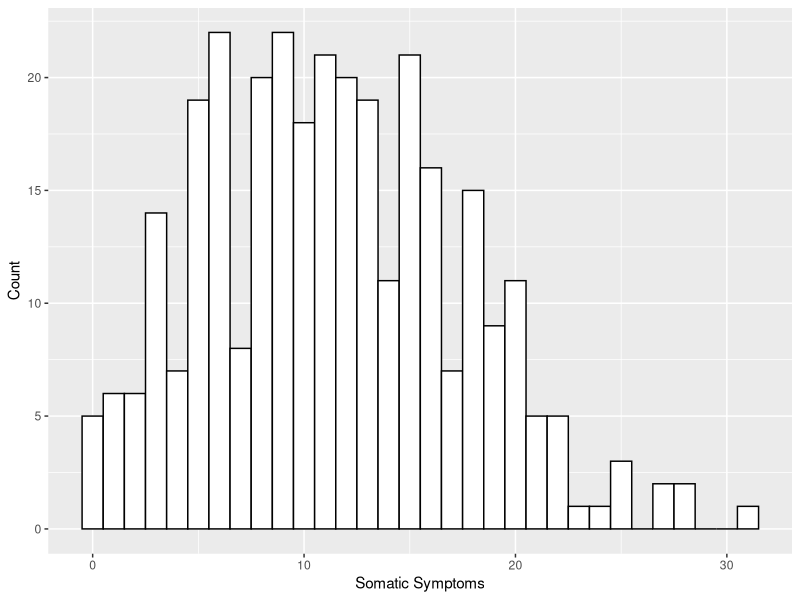
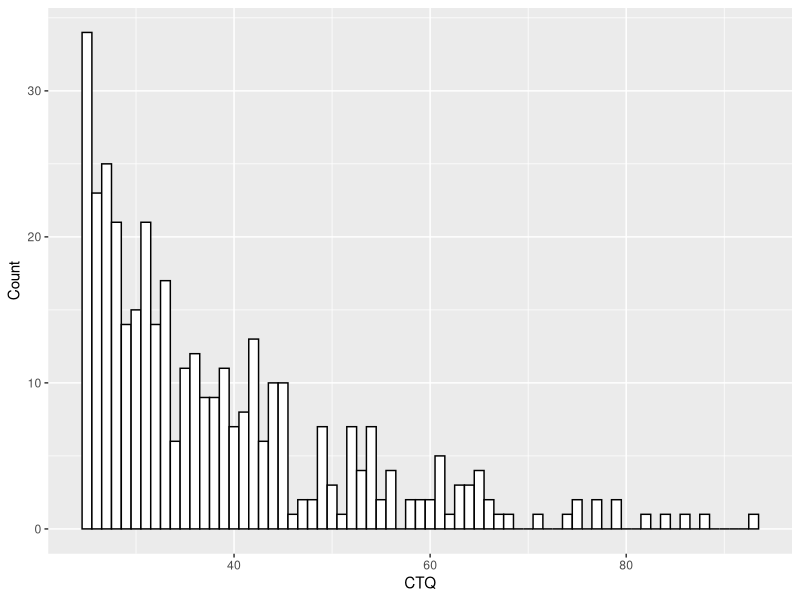
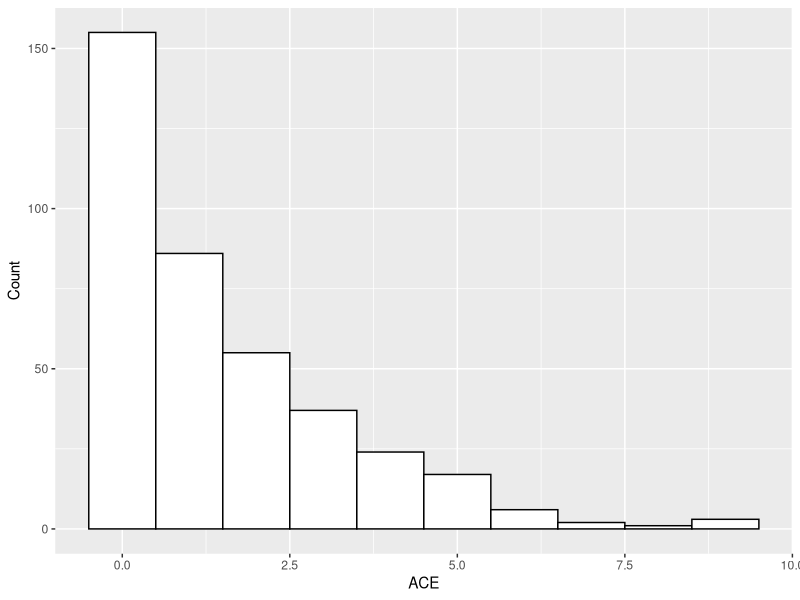
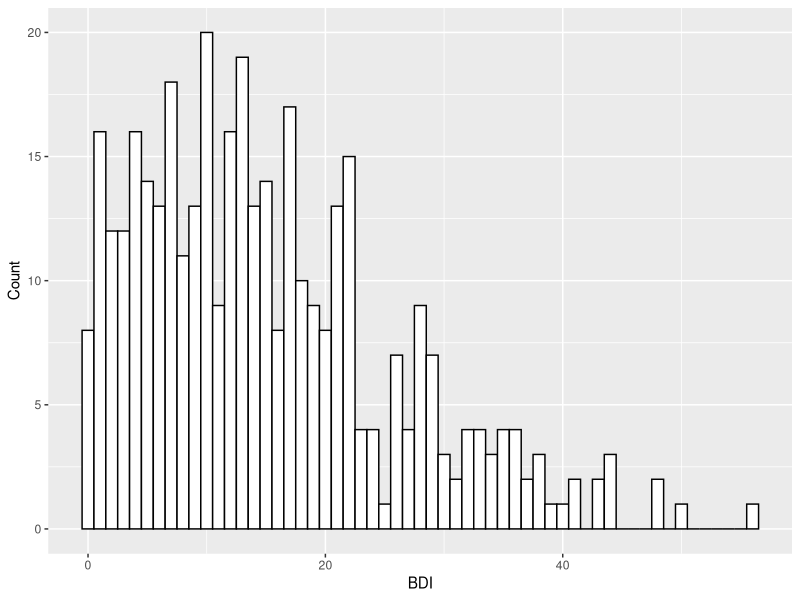
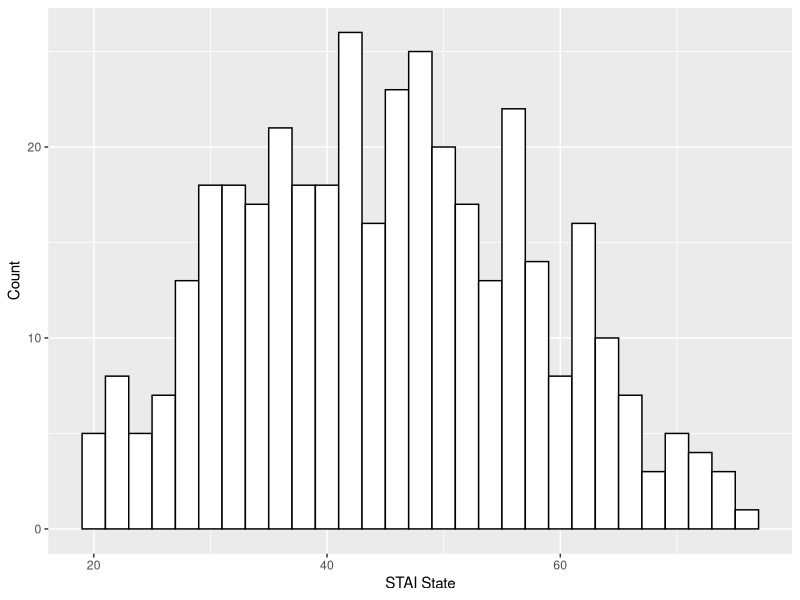
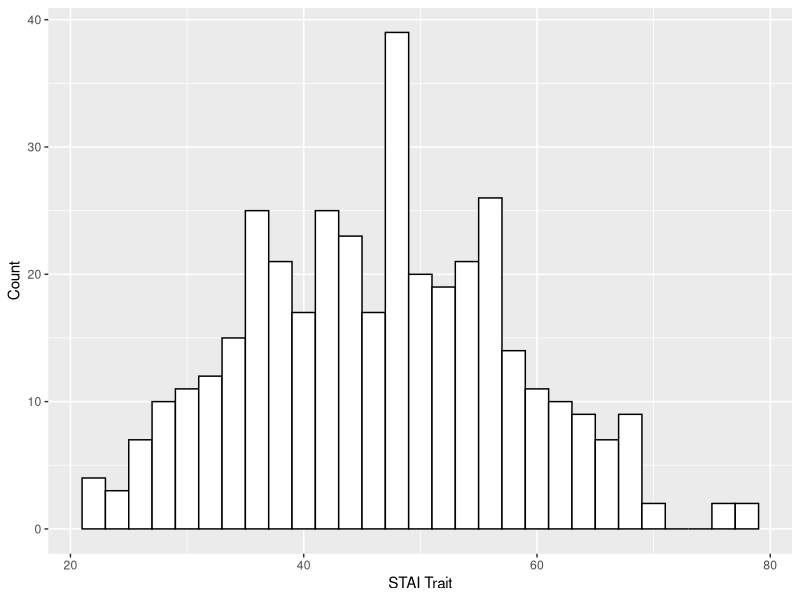
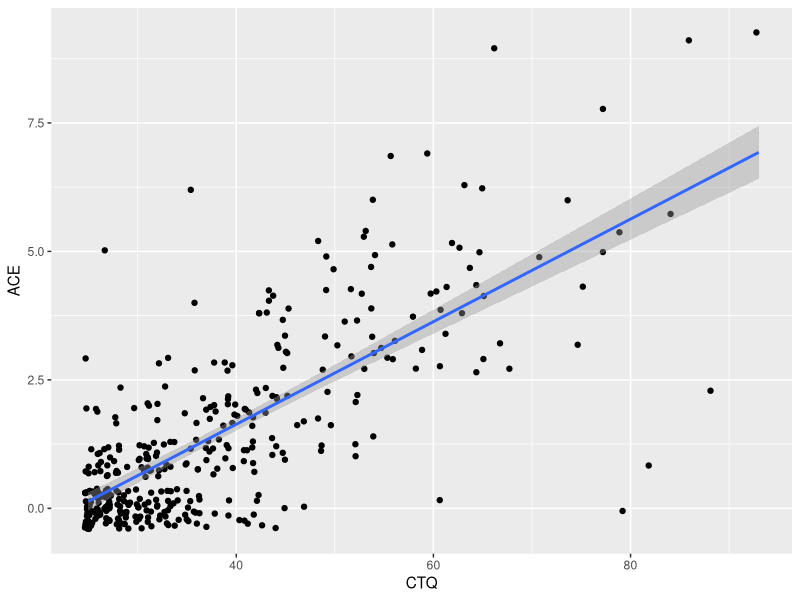
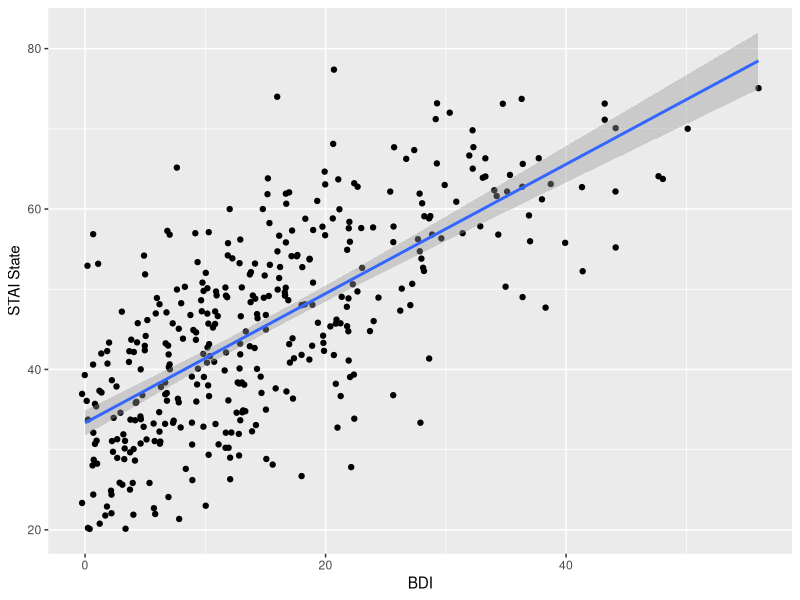

R code for these plots, in order:
## ---- chunk 1

# This installs each package (only need to do this once).
# install.packages('tidyverse')
# install.packages('psych')
# install.packages('knitr')

# This loads each package (need to do this every time you restart R).
 library(tidyverse)
 library(psych)
 library(knitr)
## ---- chunk 2

# This reads in from your working directory - if using R-Markdown will be the root folder
data_raw <- read.csv("data_raw.csv")

# Save the working data separately for wrangling
data <- data_raw

# Create a new scored data frame with just the participant ID's for now
data_scored <- as.data.frame(data$participant)

# Rename the participant variable
colnames(data_scored) <- "participant"
## ---- chunk 3
# Create a function for checking if a subset of the data is more than seventy percent complete
more_than_seventy_percent_complete <- function(x) {
  ifelse(rowMeans(is.na(x)) < 0.3, TRUE, FALSE)
}

# Create a function for imputing means for 70% or more complete
mean_imputation <- function(data) {
  data_copy <- data
  data_means <- data_copy %>% rowMeans(na.rm=T)
  data_complete <- more_than_seventy_percent_complete(data_copy)
  for (rowNum in 1:nrow(data_copy)){
  if(data_complete[rowNum]){
  for (columnNum in 1:ncol(data_copy)){
        data_copy[rowNum, columnNum] = ifelse(is.na(data_copy[rowNum, columnNum]), data_means[rowNum], data_copy[rowNum, columnNum])}}}
  return(data_copy)
}
## ---- chunk 4
# Subset the ss variables
ss <- data %>%
  dplyr::select(contains('somatic_symptoms'))

# Add the variables to create a sum variable
ss_score <- round(rowSums(ss), digits = 0)

# Bind the sum score with the other scored data
data_scored <- cbind(data_scored, ss = ss_score)
## ---- chunk 5
# Summarize the ss score
descriptives <- as.data.frame(describe(data_scored$ss))
descriptives <- descriptives %>% dplyr::select("N" = n, "Mean" = mean, "SD" = sd, "Median" = median, "Min" = min, "Max" =max, "Range" = range, "Skew" = skew, "Kurtosis" = kurtosis)
descriptives <- round(descriptives, 2)
rownames(descriptives)[rownames(descriptives) == 'X1'] <- 'SS'
kable(descriptives)

# View the histogram for this variable
ggplot(data_scored, aes(x=ss)) + 
  geom_histogram(color = "black", fill = "white", binwidth = 1) +
  labs(x = "Somatic Symptoms", y = "Count")
## ---- chunk 6
# Subset the ctq variables
ctq <- data %>%
  dplyr::select(contains('ctq'))

# Recode scale to 1-5
ctq <- ctq %>% 
     mutate_all(funs(recode(., `0` = 1, `1` = 2, `2` = 3, `3` = 4, `4` = 5)))

# Reverse score items
ctq$ctq_2 <- recode(ctq$ctq_2, `1` = 5, `2` = 4, `3` = 3, `4` = 2, `5` = 1)
ctq$ctq_5 <- recode(ctq$ctq_5, `1` = 5, `2` = 4, `3` = 3, `4` = 2, `5` = 1)
ctq$ctq_7 <- recode(ctq$ctq_7, `1` = 5, `2` = 4, `3` = 3, `4` = 2, `5` = 1)
ctq$ctq_13 <- recode(ctq$ctq_13, `1` = 5, `2` = 4, `3` = 3, `4` = 2, `5` = 1)
ctq$ctq_19 <- recode(ctq$ctq_19, `1` = 5, `2` = 4, `3` = 3, `4` = 2, `5` = 1)
ctq$ctq_26 <- recode(ctq$ctq_26, `1` = 5, `2` = 4, `3` = 3, `4` = 2, `5` = 1)
ctq$ctq_28 <- recode(ctq$ctq_28, `1` = 5, `2` = 4, `3` = 3, `4` = 2, `5` = 1)

# Reverse score the minimization/denial subset
ctq$ctq_10 <- recode(ctq$ctq_10, `1` = 5, `2` = 4, `3` = 3, `4` = 2, `5` = 1)
ctq$ctq_16 <- recode(ctq$ctq_16, `1` = 5, `2` = 4, `3` = 3, `4` = 2, `5` = 1)
ctq$ctq_22 <- recode(ctq$ctq_22, `1` = 5, `2` = 4, `3` = 3, `4` = 2, `5` = 1)

# Remove the minimization/denial subset from dataset
ctq <- ctq %>% dplyr::select(-ctq_10, -ctq_16, -ctq_22)

# Add the variables to create a sum variable
ctq_score <- round(rowSums(ctq), digits = 0)

# Bind the sum score with the other scored data
data_scored <- cbind(data_scored, ctq = ctq_score)
## ---- chunk 7
# Summarize the ctq 
descriptives <- as.data.frame(describe(data_scored$ctq))
descriptives <- descriptives %>% dplyr::select("N" = n, "Mean" = mean, "SD" = sd, "Median" = median, "Min" = min, "Max" =max, "Range" = range, "Skew" = skew, "Kurtosis" = kurtosis)
descriptives <- round(descriptives, 2)
rownames(descriptives)[rownames(descriptives) == 'X1'] <- 'CTQ'
kable(descriptives)

# View the histogram for this variable
ggplot(data_scored, aes(x=ctq)) + 
  geom_histogram(color = "black", fill = "white", binwidth = 1) +
  labs(x = "CTQ", y = "Count")
## ---- chunk 8
# Subset the ace variables
ace <- data %>%
  dplyr::select(contains('ace'))

# Add the variables to create a sum variable
ace_score <- rowSums(ace, na.rm = F)

# Bind the sum score with the other scored data
data_scored <- cbind(data_scored, ace = ace_score)
## ---- chunk 9
# Summarize the ace 
descriptives <- as.data.frame(describe(data_scored$ace))
descriptives <- descriptives %>% dplyr::select("N" = n, "Mean" = mean, "SD" = sd, "Median" = median, "Min" = min, "Max" =max, "Range" = range, "Skew" = skew, "Kurtosis" = kurtosis)
descriptives <- round(descriptives, 2)
rownames(descriptives)[rownames(descriptives) == 'X1'] <- 'CTQ'
kable(descriptives)

# View the histogram for this variable
ggplot(data_scored, aes(x=ace)) + 
  geom_histogram(color = "black", fill = "white", binwidth = 1) +
  labs(x = "ACE", y = "Count")
## ---- chunk 10
# Subset the bdi variables
bdi <- data %>%
  dplyr::select(contains('bdi'))

# Fix the incorrectly coded responses for the question 2
bdi$bdi_ii_2 <- recode(bdi$bdi_ii_2, `1` = 1, `2` = 2, `3` = 3, `5` = 4)

# Recode sleeping changes question
bdi$bdi_ii_16 <- recode(bdi$bdi_ii_16, `1` = 1, `2` = 2, `3` = 2, `4` = 3, `5` = 3, `6` = 4, `7` = 4)

# Recode appetite changes question
bdi$bdi_ii_18 <- recode(bdi$bdi_ii_18, `1` = 1, `2` = 2, `3` = 2, `4` = 3, `5` = 3, `6` = 4, `7` = 4)

# Recode variables with correct numeration
bdi <- bdi %>% 
     mutate_all(funs(recode(., `1` = 0, `2` = 1, `3` = 2, `4` = 3)))

# Mean impute
bdi<- mean_imputation(bdi)

# Create a vector of means 
bdi_means <- bdi %>% rowMeans(na.rm=F)

# Add a variable for bdi_ii_1 (suicide question which was omitted)
bdi$bdi_ii_1 <- bdi_means

# Add the variables to create a sum variable
bdi_score <- round(rowSums(bdi, na.rm = F), digits = 0)

# Bind the sum score with the other scored data
data_scored <- cbind(data_scored, bdi = bdi_score)
## ---- chunk 11
# Summarize 
descriptives <- as.data.frame(describe(data_scored$bdi))
descriptives <- descriptives %>% dplyr::select("N" = n, "Mean" = mean, "SD" = sd, "Median" = median, "Min" = min, "Max" =max, "Range" = range, "Skew" = skew, "Kurtosis" = kurtosis)
descriptives <- round(descriptives, 2)
rownames(descriptives)[rownames(descriptives) == 'X1'] <- 'BDI'
kable(descriptives)

# View the histogram for this variable
ggplot(data_scored, aes(x=bdi)) + 
  geom_histogram(color = "black", fill = "white", binwidth = 1) +
  labs(x = "BDI", y = "Count")
## ---- chunk 12
# Subset the variables
stai <- data %>%
  dplyr::select(contains('stai'))

# Recode scale to 1-4
stai <- stai %>% 
     mutate_all(funs(recode(., `0` = 1, `1` = 2, `2` = 3, `3` = 4)))

# Reverse score items
stai$stai_1 <- recode(stai$stai_1, `1` = 4, `2` = 3, `3` = 2, `4` = 1)
stai$stai_2 <- recode(stai$stai_2, `1` = 4, `2` = 3, `3` = 2, `4` = 1)
stai$stai_5 <- recode(stai$stai_5, `1` = 4, `2` = 3, `3` = 2, `4` = 1)
stai$stai_8 <- recode(stai$stai_8, `1` = 4, `2` = 3, `3` = 2, `4` = 1)
stai$stai_10 <- recode(stai$stai_10, `1` = 4, `2` = 3, `3` = 2, `4` = 1)
stai$stai_11 <- recode(stai$stai_11, `1` = 4, `2` = 3, `3` = 2, `4` = 1)
stai$stai_15 <- recode(stai$stai_15, `1` = 4, `2` = 3, `3` = 2, `4` = 1)
stai$stai_16 <- recode(stai$stai_16, `1` = 4, `2` = 3, `3` = 2, `4` = 1)
stai$stai_19 <- recode(stai$stai_19, `1` = 4, `2` = 3, `3` = 2, `4` = 1)
stai$stai_20 <- recode(stai$stai_20, `1` = 4, `2` = 3, `3` = 2, `4` = 1)
stai$stai_21 <- recode(stai$stai_21, `1` = 4, `2` = 3, `3` = 2, `4` = 1)
stai$stai_23 <- recode(stai$stai_23, `1` = 4, `2` = 3, `3` = 2, `4` = 1)
stai$stai_26 <- recode(stai$stai_26, `1` = 4, `2` = 3, `3` = 2, `4` = 1)
stai$stai_27 <- recode(stai$stai_27, `1` = 4, `2` = 3, `3` = 2, `4` = 1)
stai$stai_30 <- recode(stai$stai_30, `1` = 4, `2` = 3, `3` = 2, `4` = 1)
stai$stai_33 <- recode(stai$stai_33, `1` = 4, `2` = 3, `3` = 2, `4` = 1)
stai$stai_34 <- recode(stai$stai_34, `1` = 4, `2` = 3, `3` = 2, `4` = 1)
stai$stai_36 <- recode(stai$stai_36, `1` = 4, `2` = 3, `3` = 2, `4` = 1)
stai$stai_39 <- recode(stai$stai_39, `1` = 4, `2` = 3, `3` = 2, `4` = 1)

# Subset the first 20 columns as state
stai_state <- stai[,1:20]

# Subset the second 20 columns as trait
stai_trait <- stai[,21:40]

# Mean impute
stai_state <- mean_imputation(stai_state)
stai_trait <- mean_imputation(stai_trait)

# Add the variables to create a sum variable
stai_state_score <- round(rowSums(stai_state), digits = 0)
stai_trait_score <- round(rowSums(stai_trait), digits = 0)

# Bind the sum score with the other scored data
data_scored <- cbind(data_scored, stai_state = stai_state_score, stai_trait = stai_trait_score)
## ---- chunk 13
# Summarize state
descriptives <- as.data.frame(describe(data_scored$stai_state))
descriptives <- descriptives %>% dplyr::select("N" = n, "Mean" = mean, "SD" = sd, "Median" = median, "Min" = min, "Max" =max, "Range" = range, "Skew" = skew, "Kurtosis" = kurtosis)
descriptives <- round(descriptives, 2)
rownames(descriptives)[rownames(descriptives) == 'X1'] <- 'STAI State'
kable(descriptives)

# View the histogram for this variable
ggplot(data_scored, aes(x=stai_state)) + 
  geom_histogram(color = "black", fill = "white", binwidth = 2) +
  labs(x = "STAI State", y = "Count")

# Summarize trait
descriptives <- as.data.frame(describe(data_scored$stai_trait))
descriptives <- descriptives %>% dplyr::select("N" = n, "Mean" = mean, "SD" = sd, "Median" = median, "Min" = min, "Max" =max, "Range" = range, "Skew" = skew, "Kurtosis" = kurtosis)
descriptives <- round(descriptives, 2)
rownames(descriptives)[rownames(descriptives) == 'X1'] <- 'STAI Trait'
kable(descriptives)

# View the histogram for this variable
ggplot(data_scored, aes(x=stai_trait)) + 
  geom_histogram(color = "black", fill = "white", binwidth = 2) +
  labs(x = "STAI Trait", y = "Count")
## ---- chunk 14
# Subset participant variables
participant <- data %>%
  dplyr::select(contains('participant')) %>%
  dplyr::select(-(participant))

# Factor and label variables
participant$participant_age <- as.numeric(as.character(participant$participant_age, digits = 2))

participant$participant_sex <- factor(participant$participant_sex,
                                 levels = c(1, 2, 3),
                                 labels = c("Male", "Female", "Other"))

participant$participant_sex_other <- as.character(participant$participant_sex_other)

participant$participant_gender <- factor(participant$participant_gender,
                                 levels = c(1, 2, 3, 4),
                                 labels = c("Man", "Woman", "Nonbinary", "Other"))

participant$participant_gender_other <- as.character(participant$participant_gender_other)

# Rename and label ethnicity
participant$participant_ethnicity_caucasian <- participant$participant_ethnicity___1
participant$participant_ethnicity[participant$participant_ethnicity_caucasian == 1 ] <- "Caucasian"

participant$participant_ethnicity_latinx <- participant$participant_ethnicity___2
participant$participant_ethnicity[participant$participant_ethnicity_latinx == 1 ] <- "Latinx/Hispanic"

participant$participant_ethnicity_middle_eastern <- participant$participant_ethnicity___3
participant$participant_ethnicity[participant$participant_ethnicity_middle_eastern == 1 ] <- "Middle Eastern"

participant$participant_ethnicity_african <- participant$participant_ethnicity___4
participant$participant_ethnicity[participant$participant_ethnicity_african == 1 ] <- "African"

participant$participant_ethnicity_carribean <- participant$participant_ethnicity___5
participant$participant_ethnicity[participant$participant_ethnicity_caribbean == 1 ] <- "Caribbean"

participant$participant_ethnicity_south_asian <- participant$participant_ethnicity___6
participant$participant_ethnicity[participant$participant_ethnicity_south_asian == 1 ] <- "South Asian"

participant$participant_ethnicity_east_asian <- participant$participant_ethnicity___7
participant$participant_ethnicity[participant$participant_ethnicity_east_asian == 1 ] <- "East Asian"

participant$participant_ethnicity_other <- participant$participant_ethnicity___8
participant$participant_ethnicity[participant$participant_ethnicity_other == 1 ] <- "Other"

# Factor multi ethnicities
participant$participant_ethnicity_multi <- {
  ifelse((participant$participant_ethnicity_caucasian + participant$participant_ethnicity_latinx + participant$participant_ethnicity_middle_eastern + participant$participant_ethnicity_african + participant$participant_ethnicity_carribean + participant$participant_ethnicity_south_asian + participant$participant_ethnicity_south_asian + participant$participant_ethnicity_east_asian + participant$participant_ethnicity_other) > 1, 1, 0)}

# Select only the scored variables
participant <- participant %>% select(participant_age, participant_sex, participant_sex_other, participant_gender, participant_gender_other, participant_ethnicity, participant_ethnicity_multi)

# Create a scored dataset with the participant variables
data_scored <- cbind(data_scored, participant)
## ---- chunk 15

# Summarize the numeric variables
descriptives <- participant %>% dplyr::select("Participant Age" = participant_age)
descriptives <- as.data.frame(describe(descriptives))
descriptives <- descriptives %>% dplyr::select("N" = n, "Mean" = mean, "SD" = sd, "Median" = median, "Min" = min, "Max" =max, "Range" = range)
rownames(descriptives)[rownames(descriptives) == 'X1'] <- 'Participant Age'
descriptives <- round(descriptives, 2)

# Count the nominal variables
descriptives_sex <- participant %>%
  group_by(Sex = participant_sex) %>%
  count() %>%
  rename("N" = n)

descriptives_gender <- participant %>%
  group_by(Gender = participant_gender) %>%
  count() %>%
  rename("N" = n)

descriptives_ethnicity <- participant %>%
  group_by(Ethnicity = participant_ethnicity) %>%
  count() %>%
  rename("N" = n)

kable(descriptives)
kable(descriptives_sex)
kable(descriptives_gender)
kable(descriptives_ethnicity)
## ---- chunk 16
# View a scatterplot of the ctq and the ace - two different measures of early life stress
ggplot(data_scored, aes(x=ctq, y=ace)) + 
  geom_point(position = "jitter") +
  labs(x = "CTQ", y = "ACE") +
  geom_smooth(method = lm)

# Check the correlation between the ctq and the ace
cor.test(data_scored$ctq, data_scored$ace)
## ---- chunk 17
# View a scatterplot of the stai_state and bdi scores - a measure of depression and anxiety
ggplot(data_scored, aes(x=bdi, y=stai_state)) + 
  geom_point(position = "jitter") +
  labs(x = "BDI", y = "STAI State") +
  geom_smooth(method = lm)

# Check the correlation between the ctq and the ace
cor.test(data_scored$bdi, data_scored$stai_state)
## ---- chunk 18
# Export the scored data to the root folder
write_csv(data_scored, "data_scored.csv")
